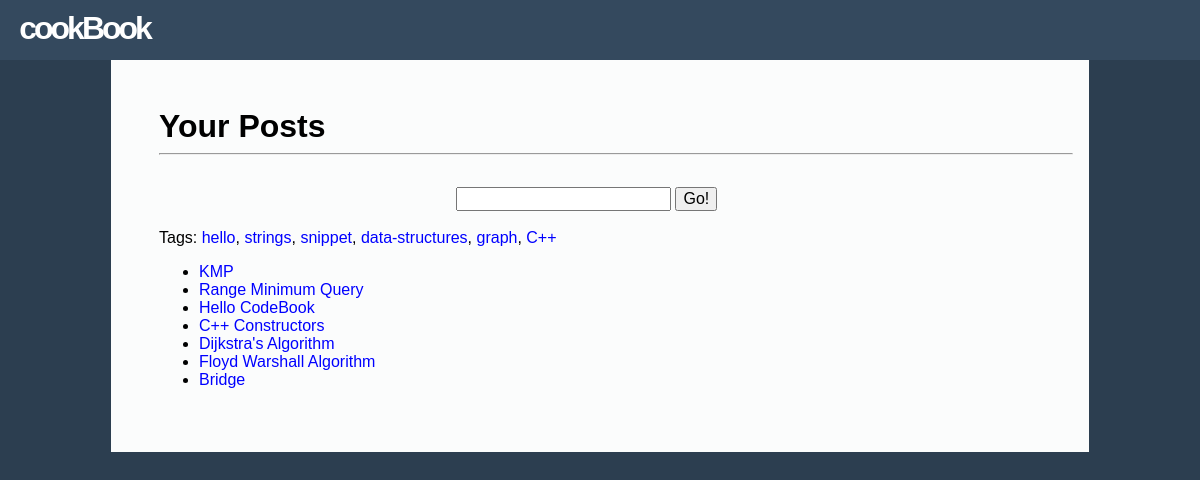
The app's page /, older data.
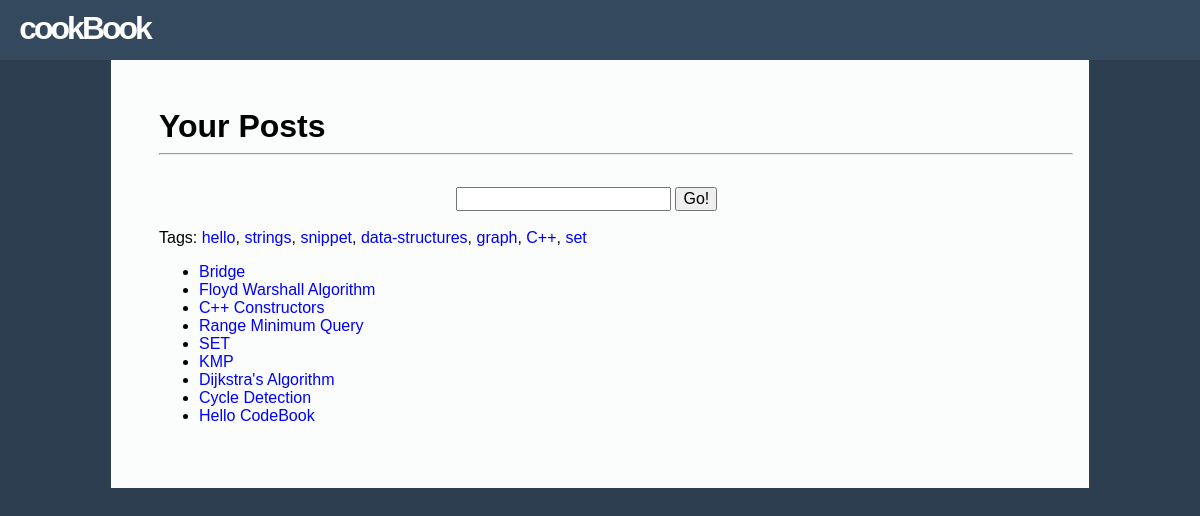
The same page, newer data.
### tables this page shows
CREATE TABLE POST (
    POST_CODE TEXT PRIMARY KEY NOT NULL, 
    POST_TITLE TEXT NOT NULL,
    POST_CONTENT TEXT NOT NULL
);

### cookBook/views.py (the view)
@app.route('/')
def index():
    posts = db.getAllPostCode();
    tags = db.getAllTag();
    postBuilder = '-[link %s %s]';
    tagBuilder = '[link %s %s]';
    postList = "";
    tagList = "";
    for tag in tags:
        tagList = tagList + (tagBuilder % (tag, '/tag/'+tag))+ ', ';
    for post in posts:
        postList = postList + (postBuilder % (post['postTitle'], url_for("post", postCode=post['postCode']))) + "\n";
    postContent = "Tags: "+tagList[0:-2] + "\n\n" + postList;
    return render_template('./index.html', title='cookBook', postTitle='Your Posts', postContent=parse(postContent), displayTag = False);

### cookBook/db.py (called while the page is built)
def connectDB():
    return sqlite3.connect(DATABASE);

def get_db():
    db = getattr(g, '_database', None);
    if db is None:
        db = g._database = connectDB();
        db.cursor().execute(PRAGMA_FK);
    return db;

@app.teardown_appcontext
def close_get_db(exception):
    db = getattr(g, '_database', None);
    if db is not None:
        db.close();

def getAllPostCode():
    c = get_db().cursor();
    ret = [];
    for row in c.execute(getAllPostSQL):
        rowData = {};
        rowData['postCode'] = row[0];
        rowData['postTitle'] = row[1];
        ret.append(rowData);
    return ret;

def getAllTag():
    c = get_db().cursor();
    ret = [];
    for row in c.execute(getAllTagSQL):
        ret.append(row[0]);
    return ret;

### cookBook/smdparser.py (called while the page is built)
def parse(pInput):
    return p.parseInput(pInput);

    def read(self, till=1):
        ret = self.pInput[self.pos : self.pos + till];
        return ret;

    def hasNext(self):
        if(self.pos >= len(self.pInput)):
            return False;
        else:
            return True;

    def consume(self, till=1):
        self.pos = self.pos + till;

    def consumeLine(self):
        ret = "";
        while self.hasNext():
            c = self.read();
            if c == '\n':
                self.consume();
                break;
            ret = ret + c;
            self.consume();
        return ret;

    def readLine(self):
        ret = "";
        mark = self.pos;
        ret = self.consumeLine();
        self.pos = mark;
        return ret;

    def append(self, toAdd):
        self.pOutput = self.pOutput + str(toAdd);

    def parseList(self):
        listLevel = [-1];
        while True:
            line = self.readLine();
            if(re.match('^\s*-',line)==None):
                break;
            c = self.read();
            indent = 0;
            while c!='-':
                self.consume();
                c = self.read();
                indent = indent + 1;
            self.consume();
            while listLevel[-1] > indent:
                self.append(" "*listLevel[-1] + "</ul>\n");
                listLevel.pop();
            if listLevel[-1] < indent:
                listLevel.append(indent);
                self.append(" "*listLevel[-1] + "<ul>\n");
            self.append(" "*listLevel[-1]+" <li>")
            self.parseLine(appendMarker=False);
            self.append("</li>\n");
        numOpen = len(listLevel);
        self.append("</ul>\n"*(numOpen-1));

### cookBook/templates/index.html (shortened to what this page needs)
{% extends 'base.html' %}
{% block content %}
<div class="content-header">
    <h1 class="inline-heading">{{postTitle}}</h1> <span class="edit">
    <hr/>
</div>
<div class="content-goForm">
    <form action="javascript:void(0);">
    <input type="Text" id="postCode"></input>
    <input type="Submit" value="Go!" onclick="goPost()"/>
    </form>
</div>
<br/>
    {{postContent | safe}}
{% endblock content %}

### cookBook/templates/base.html (shortened to what this page needs)
<!doctype html>
<html>
    <head>
        <link rel='stylesheet' type='text/css' href="{{url_for('static', filename='prettify/hemisu-dark.css')}}"/>
        <link rel='stylesheet' type='text/css' href="{{url_for('static', filename='style.css')}}"/>
        <link rel='stylesheet' type='text/css' href="{{url_for('static', filename='normalize.css')}}"/>
        <link rel='stylesheet' type='text/css' href="{{url_for('static', filename='font-awesome/css/font-awesome.css')}}"/>
    </head>
    <body onLoad='prettyPrint()'>
        <div class='container'>
        <div class='header'>
            <a href="/"><div class='header-title'>cookBook</div></a>
        </div>
        <div class='content'>
            {%block content%}
            {%endblock content%}
        </div>
        </div>
    </body>
</html>

### cookBook/static/style.css (style rules this page uses)
* { -webkit-box-sizing: border-box; -moz-box-sizing: border-box; box-sizing: border-box; }
html { height:100%; }
body { font-family: "Droid Sans", "Arial"; margin:0px auto; background-color: #2c3e50; }
a { text-decoration:none; }
.container { margin:0 auto; position:relative; width:100%; }
.header { top :0px; width:100%; height: 60px; background-color: #34495e; color:white; }
.header .header-title { margin:0 0.3em; padding-top:0.3em; padding-left:0.3em; height:60px; letter-spacing:-3px; font-size: 2em; font-weight:bold; }
.header a, a:visited, a:hover { color:white; }
.content { padding :1em; padding-bottom: 60px; background-color:#fbfcfc; }
.content-goForm { width:320px; margin:0 auto; }
.content h4, .content ul, .content ol, .content h1 { margin:0.2em 0; }
.content a, .content a:visited { color:blue; color:blue; }
.content-header { margin:2em 0; }
.content-header h1 { display: inline; margin-right:0.5em; }
@media (min-width:768px) { .content { width: 750px; margin:0 auto; } }
@media (min-width:1024px) { .content { width:978px; margin:0 auto; padding-left: 3em; } }

Row changes from the older to the newer data that the page shows:
no longer on this page (row edited): POST: POST_TITLE "Tags: hello , strings , snippet , data-structures , graph , C++ KMP Range Minimum Query Hello CodeBook C++ Constructors Dijkstra's Algorithm Floyd Warshall Algorithm Bridge"
now on this page (row edited): POST: POST_TITLE "Tags: hello , strings , snippet , data-structures , graph , C++ , set Bridge Floyd Warshall Algorithm C++ Constructors Range Minimum Query SET KMP Dijkstra's Algorithm Cycle Detection Hello CodeBook"
